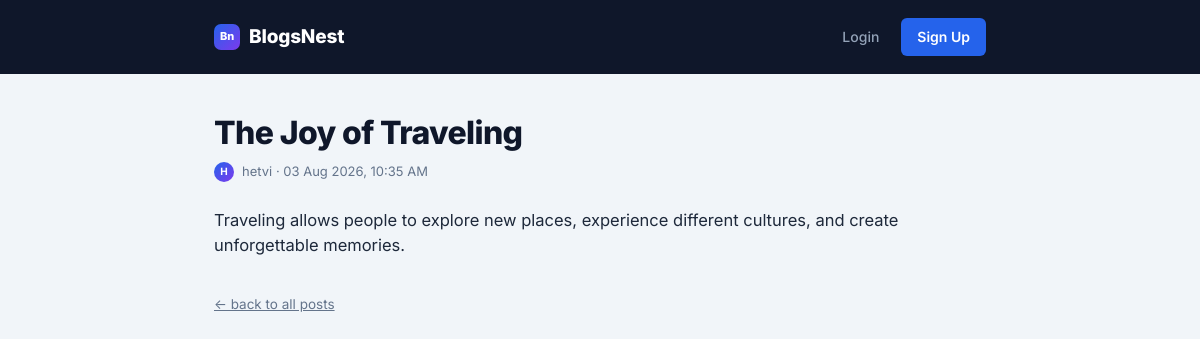
Page /blogs/4 on the committed database.
### app/models.py (models this page shows)
class Blog(Base):
    __tablename__ = "blogs"
    id = Column(Integer, primary_key=True, index=True)
    title = Column(String, nullable=False)
    content = Column(Text, nullable=False)
    owner_id = Column(Integer, ForeignKey("users.id"), nullable=False)
    created_at = Column(DateTime, default=datetime.utcnow)
    updated_at = Column(DateTime, default=datetime.utcnow, onupdate=datetime.utcnow)
    owner = relationship("User", back_populates="blogs")

class User(Base):
    __tablename__ = "users"
    id = Column(Integer, primary_key=True, index=True)
    name = Column(String, nullable=True)
    email = Column(String, unique=True, index=True, nullable=False)
    date_of_birth = Column(Date, nullable=True)
    gender = Column(String, nullable=True)  # "male" / "female" / "other" / "prefer_not_to_say"
    is_verified = Column(Boolean, default=False)
    created_at = Column(DateTime, default=datetime.utcnow)
    blogs = relationship("Blog", back_populates="owner", cascade="all, delete-orphan")

### app/blogs/routes.py (the view)
@router.get("/blogs/{blog_id}", response_class=HTMLResponse)
def view_blog(
    blog_id: int,
    request: Request,
    db: Session = Depends(get_db),
    current_user: User | None = Depends(get_current_user_optional),
):
    blog = db.query(Blog).filter(Blog.id == blog_id).first()
    if not blog:
        raise HTTPException(status_code=404, detail="Blog not found")
    return templates.TemplateResponse(
        request, "blog.html",
        {"blog": blog, "current_user": current_user, "mode": "view"},
    )

### templates/blog.html (shortened to what this page needs)
{% extends "base.html" %}
{% block content %}
{% if mode == 'view' %}
  <div>
    <div class="detail-title">{{ blog.title }}</div>
    <div class="entry-meta">
      <span class="avatar">{{ (blog.owner.name or blog.owner.email)[0]|upper }}</span>
      {{ blog.owner.name or blog.owner.email }} &middot; {{ blog.created_at.strftime('%d %b %Y, %I:%M %p') }}
    </div>
    <div class="detail-body">{{ blog.content }}</div>
    <p style="margin-top:32px;"><a href="/blogs" class="hint">&larr; back to all posts</a></p>
  </div>
{% endif %}
{% endblock %}

### static/style.css (style rules this page uses)
:root { --bg: #F1F5F9; --navy: #0F172A; --ink: #0F172A; --ink-soft: #64748B; --rule: #E2E8F0; --blue: #2563EB; --blue-hover: #1D4ED8; --blue-soft: #DBEAFE; --white: #FFFFFF; }
* { box-sizing: border-box; }
body { margin: 0; background: var(--bg); color: var(--ink); font-family: 'Inter', -apple-system, sans-serif; line-height: 1.55; }
.entry-meta { display: flex; align-items: center; gap: 8px; font-size: 13px; color: var(--ink-soft); margin-bottom: 10px; }
.avatar { width: 20px; height: 20px; border-radius: 50%; background: linear-gradient(135deg, var(--blue), #7C3AED); color: white; font-size: 10px; font-weight: 700; display: inline-flex; align-items: center; justify-content: center; flex-shrink: 0; }
.detail-title { font-size: 32px; font-weight: 800; letter-spacing: -0.02em; margin: 0 0 10px; line-height: 1.18; }
.detail-body { font-size: 16.5px; white-space: pre-wrap; margin-top: 26px; color: #1E293B; }
.hint { font-size: 13.5px; color: var(--ink-soft); margin-top: 12px; }

### rows in the picture
Blog: title "The Joy of Traveling", created_at "03 Aug 2026, 10:35 AM", content "Traveling allows people to explore new places, experience different cultures, and create unforgettable memories."
User: name "H", owner "hetvi"
